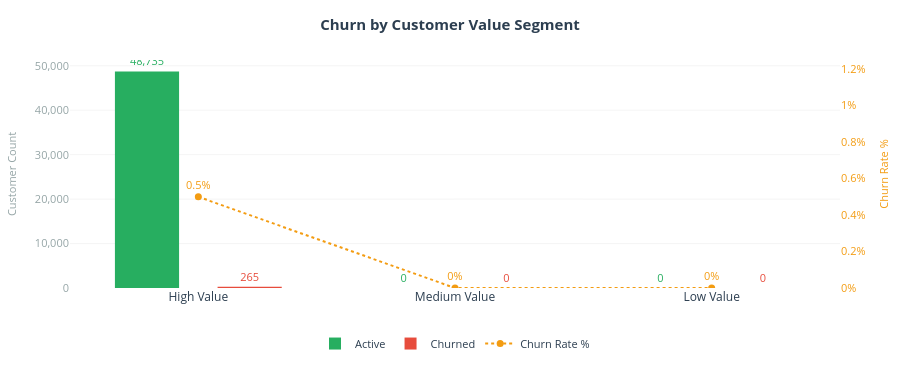

Here is the notebook cell this chart was saved with:
### Code cell
# Comparison of high-value, Medium- value  and  low-value customers in terms of churn:
# High Value (≥2000), Medium Value (1000–1999), Low Value (<1000)

df = run(""" with order_spend_table as (
    select o.customer_id, o.order_id, sum(p.payment_value) as order_spend
    from orders_clean o 
    join payments_clean p 
    on o.order_id = p.order_id 
    group by o.customer_id, o.order_id), 

    customer_spend_table as (
    select customer_id, sum(order_spend) as total_spend 
    from order_spend_table
    group by customer_id), 

    max_date_table as (
    select max(order_purchase_timestamp) as max_date 
    from orders_clean), 

    last_order_date as (
    select customer_id, max(order_purchase_timestamp) as last_order
    from orders_clean
    group by customer_id), 

    churn_table as (
    select l.customer_id, 
    case 
        when last_order is null or last_order < ((select max_date from max_date_table) - interval '180 days')
        then 'churned'
        else 'active'
     end as churn_status
     from last_order_date l)

    select 
      case  
        when total_spend >= 2000 then 'High_Value_Customer' 
        when total_spend >= 1000 then 'Medium_Value_Customer'
        else 'Low_Value_Customer'
     end as customer_segment, 

    churn_status, 
    count(*) as customer_count 
   from customer_spend_table c 
   join churn_table ch 
   on c.customer_id = ch.customer_id 
   group by customer_segment, churn_status
   order by customer_segment""")

import plotly.graph_objects as go

segment_order  = ['High_Value_Customer', 'Medium_Value_Customer', 'Low_Value_Customer']
segment_labels = ['High Value', 'Medium Value', 'Low Value']

def get_count(segment, status):
    val = df[(df['customer_segment'] == segment) & (df['churn_status'] == status)]['customer_count']
    return int(val.values[0]) if len(val) > 0 else 0

active_counts  = [get_count(s, 'active')  for s in segment_order]
churned_counts = [get_count(s, 'churned') for s in segment_order]

churn_rates = [
    round(churned_counts[i] / (active_counts[i] + churned_counts[i]) * 100, 1)
    if (active_counts[i] + churned_counts[i]) > 0 else 0
    for i in range(3)
]

fig = go.Figure()

fig.add_trace(go.Bar(
    x=segment_labels,
    y=active_counts,
    name='Active',
    marker=dict(color='#27ae60', line=dict(width=0)),
    width=0.25,
    text=[f"{v:,}" for v in active_counts],
    textposition='outside',
    textfont=dict(size=11, color='#27ae60'),
    hovertemplate="<b>%{x} — Active</b><br>Count: <b>%{y:,}</b><extra></extra>"
))

fig.add_trace(go.Bar(
    x=segment_labels,
    y=churned_counts,
    name='Churned',
    marker=dict(color='#e74c3c', line=dict(width=0)),
    width=0.25,
    text=[f"{v:,}" for v in churned_counts],
    textposition='outside',
    textfont=dict(size=11, color='#e74c3c'),
    hovertemplate="<b>%{x} — Churned</b><br>Count: <b>%{y:,}</b><extra></extra>"
))

fig.add_trace(go.Scatter(
    x=segment_labels,
    y=churn_rates,
    name='Churn Rate %',
    yaxis='y2',
    mode='lines+markers+text',
    line=dict(color='#f39c12', width=2, dash='dot'),
    marker=dict(size=7, color='#f39c12'),
    text=[f"{r}%" for r in churn_rates],
    textposition='top center',
    textfont=dict(size=11, color='#f39c12'),
    hovertemplate="<b>%{x}</b><br>Churn Rate: <b>%{y}%</b><extra></extra>"
))

fig.update_layout(
    title=dict(
        text="<b>Churn by Customer Value Segment</b>",
        font=dict(size=15, color='#2c3e50'),
        x=0.5, xanchor='center'
    ),
    xaxis=dict(showgrid=False, zeroline=False, tickfont=dict(size=12, color='#2c3e50')),
    yaxis=dict(
        title=dict(text='Customer Count', font=dict(size=11, color='#95a5a6')),
        gridcolor='#f5f5f5', zeroline=False,
        tickfont=dict(size=11, color='#95a5a6'),
        tickformat=','
    ),
    yaxis2=dict(
        overlaying='y', side='right',
        title=dict(text='Churn Rate %', font=dict(size=11, color='#f39c12')),
        tickfont=dict(size=11, color='#f39c12'),
        ticksuffix='%', showgrid=False,
        range=[0, max(churn_rates) * 2.5]
    ),
    barmode='group',
    bargroupgap=0.15,
    legend=dict(orientation='h', y=-0.18, x=0.5, xanchor='center',
                font=dict(size=11, color='#2c3e50')),
    plot_bgcolor='white',
    paper_bgcolor='white',
    height=370,
    margin=dict(t=60, b=60, l=60, r=55)
)

fig.show()

### Figure 1 — Plotly figure (JSON) as saved in the notebook; plotly's stock layout.template omitted (floating-point values rounded to 4 significant figures)
{"data": [{"hovertemplate": "<b>%{x} — Active</b><br>Count: <b>%{y:,}</b><extra></extra>", "marker": {"color": "#27ae60", "line": {"width": 0}}, "name": "Active", "text": ["48,735", "0", "0"], "textfont": {"color": "#27ae60", "size": 11}, "textposition": "outside", "type": "bar", "width": 0.25, "x": ["High Value", "Medium Value", "Low Value"], "y": [48735, 0, 0]}, {"hovertemplate": "<b>%{x} — Churned</b><br>Count: <b>%{y:,}</b><extra></extra>", "marker": {"color": "#e74c3c", "line": {"width": 0}}, "name": "Churned", "text": ["265", "0", "0"], "textfont": {"color": "#e74c3c", "size": 11}, "textposition": "outside", "type": "bar", "width": 0.25, "x": ["High Value", "Medium Value", "Low Value"], "y": [265, 0, 0]}, {"hovertemplate": "<b>%{x}</b><br>Churn Rate: <b>%{y}%</b><extra></extra>", "line": {"color": "#f39c12", "dash": "dot", "width": 2}, "marker": {"color": "#f39c12", "size": 7}, "mode": "lines+markers+text", "name": "Churn Rate %", "text": ["0.5%", "0%", "0%"], "textfont": {"color": "#f39c12", "size": 11}, "textposition": "top center", "type": "scatter", "x": ["High Value", "Medium Value", "Low Value"], "y": [0.5, 0, 0], "yaxis": "y2"}], "layout": {"bargroupgap": 0.15, "barmode": "group", "height": 370, "legend": {"font": {"color": "#2c3e50", "size": 11}, "orientation": "h", "x": 0.5, "xanchor": "center", "y": -0.18}, "margin": {"b": 60, "l": 60, "r": 55, "t": 60}, "paper_bgcolor": "white", "plot_bgcolor": "white", "title": {"font": {"color": "#2c3e50", "size": 15}, "text": "<b>Churn by Customer Value Segment</b>", "x": 0.5, "xanchor": "center"}, "xaxis": {"showgrid": false, "tickfont": {"color": "#2c3e50", "size": 12}, "zeroline": false}, "yaxis": {"gridcolor": "#f5f5f5", "tickfont": {"color": "#95a5a6", "size": 11}, "tickformat": ",", "title": {"font": {"color": "#95a5a6", "size": 11}, "text": "Customer Count"}, "zeroline": false}, "yaxis2": {"overlaying": "y", "range": [0, 1.25], "showgrid": false, "side": "right", "tickfont": {"color": "#f39c12", "size": 11}, "ticksuffix": "%", "title": {"font": {"color": "#f39c12", "size": 11}, "text": "Churn Rate %"}}}}
